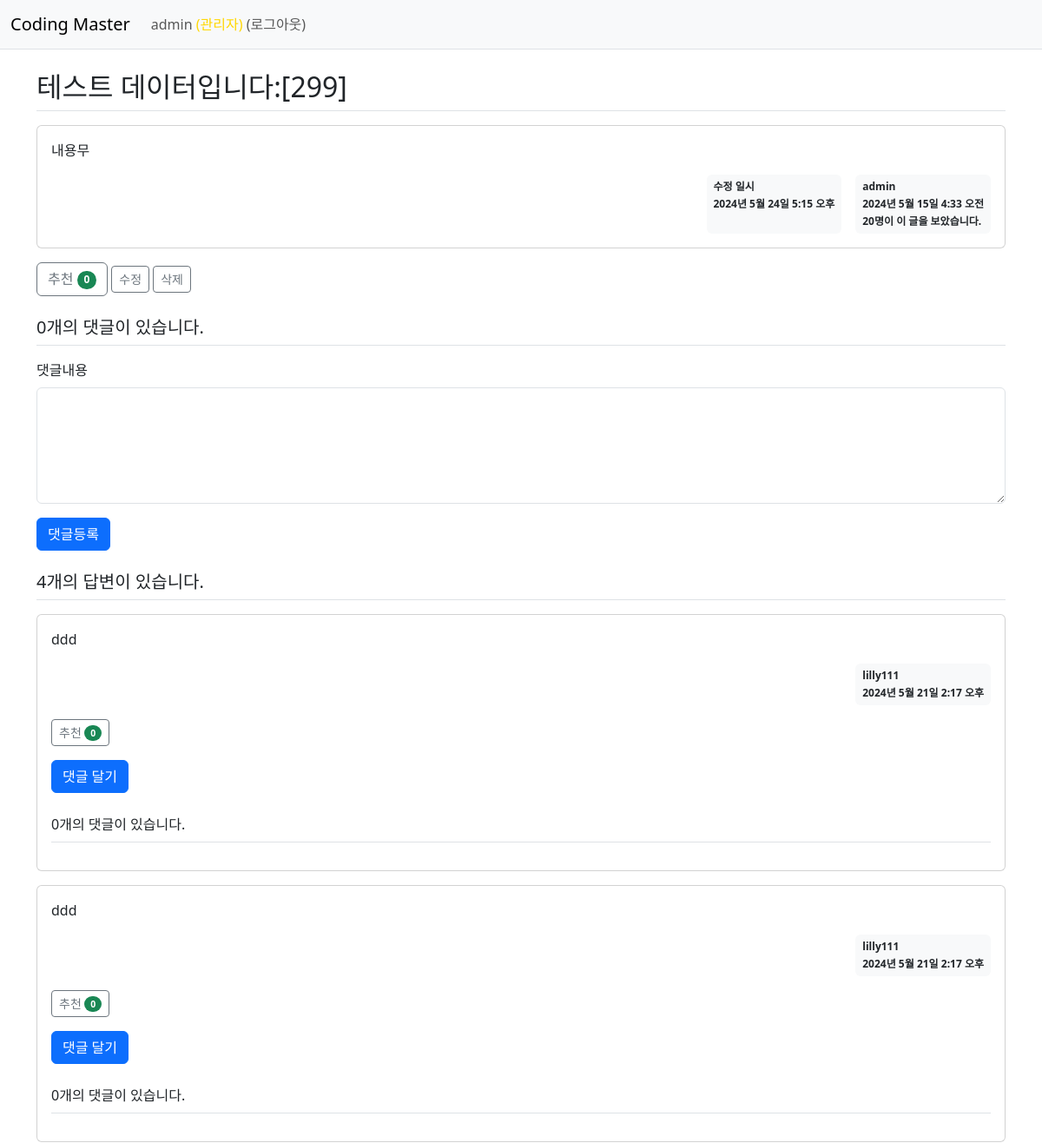
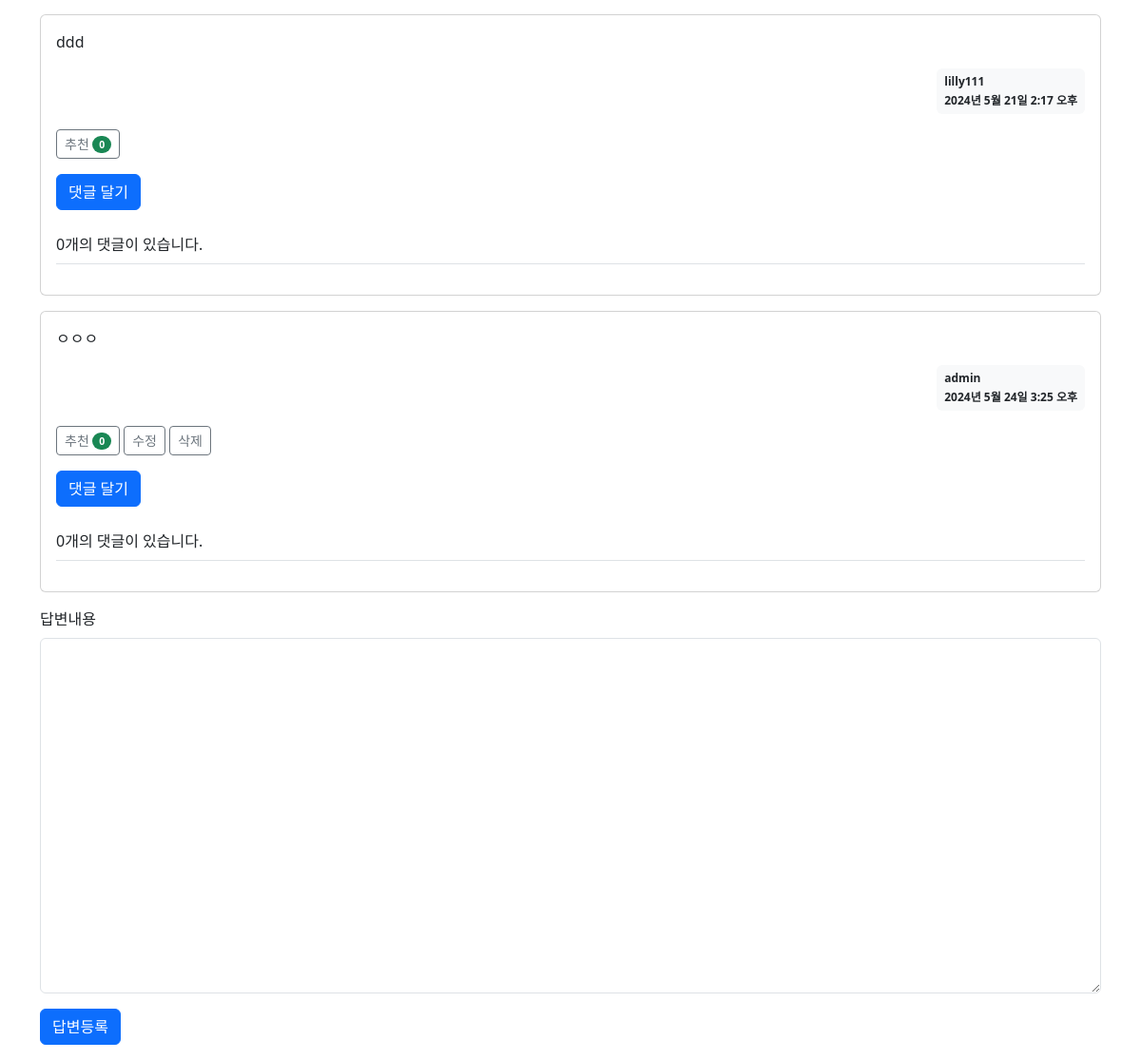
The app's page /cmapp/answer/create/300/ (signed in) with its own data (2 pictures, top to bottom).
### cmapp/models.py (models this page shows, shortened)
class Question(models.Model):
    author = models.ForeignKey(User, on_delete=models.CASCADE, related_name='author_question')
    subject = models.CharField(max_length=200)
    content = models.TextField()
    create_date = models.DateTimeField()
    modify_date = models.DateTimeField(null=True, blank=True)
    voter = models.ManyToManyField(User, related_name='voter_question') #추천인
    views = models.PositiveIntegerField(default=0) #조회수
    imgs = models.ImageField(null=True, upload_to="", blank=True) #첨부파일 이미지
    planguage = models.ForeignKey(PLanguage, on_delete=models.CASCADE) # 프로그래밍 언어

class Answer(models.Model):
    author = models.ForeignKey(User, on_delete=models.CASCADE, related_name='author_answer')
    question = models.ForeignKey(Question, on_delete=models.CASCADE)
    content = models.TextField()
    create_date = models.DateTimeField()
    modify_date = models.DateTimeField(null=True, blank=True)
    voter = models.ManyToManyField(User, related_name='voter_answer') #추천인

### cmapp/views/answer_views.py (the view)
# urls.py: path('answer/create/<int:question_id>/', answer_views.answer_create, name='answer_create'), #답변 등록
@login_required(login_url='common:login')
def answer_create(request, question_id):
    question = get_object_or_404(Question, pk=question_id)
    if request.method == "POST":
        form = AnswerForm(request.POST)
        if form.is_valid():
            answer = form.save(commit=False) #임시 저장
            answer.author = request.user
            answer.create_date = timezone.now()
            answer.question = question
            answer.save()
            return redirect('{}#answer_{}'.format(resolve_url('cmapp:detail', question_id=question.id), answer.id))
    else:
        form = AnswerForm()
    context = {'question': question, 'form': form}
    return render(request, 'cmapp/question_detail.html', context)

### cmapp/forms.py
class AnswerForm(forms.ModelForm):
    prefix = 'answer'
    class Meta:
        model = Answer
        fields = ['content']
        labels = {
            'content': '답변내용',
        }

### cmapp/templatetags/cmapp_filter.py (called while the page is built)
@register.filter
def mark(value):
    extensions = ["nl2br", "fenced_code"]
    return mark_safe(markdown.markdown(value, extensions=extensions))

### templates/cmapp/question_detail.html (shortened to what this page needs)
{% extends 'base.html' %}
{% load cmapp_filter %}
{% block content %}
<div class="container my-3">
    <h2 class="border-bottom py-2">{{ question.subject }}</h2>
    <div class="card my-3">
        <div class="card-body">
            <div class="card-text">{{ question.content|mark }}</div>
            <div class="d-flex justify-content-end">
                {% if question.modify_date %}
                <div class="badge bg-light text-dark p-2 text-start mx-3">
                    <div class="mb-2">수정 일시</div>
                    <div>{{ question.modify_date }}</div>
                </div>
                {% endif %}
                <div class="badge bg-light text-dark p-2 text-start">
                    <div class="mb-2">{{ question.author.username }}</div>
                    <div class="mb-2">{{ question.create_date }}</div>
                    <div>{{ question.views }}명이 이 글을 보았습니다.</div>
                </div>
            </div>
        </div>
    </div>
    <div class="my-3">
        <a href="javascript:void(0)" data-uri="{% url 'cmapp:question_vote' question.id %}" class="recommend btn btn0sm btn-outline-secondary">추천
            <span class="badge rounded-pill bg-success">{{ question.voter.count }}</span>
        </a>
        {% if request.user == question.author %}
        <a href="{% url 'cmapp:question_modify' question.id %}" class="btn btn-sm btn-outline-secondary">수정</a>
        <a href="javascript:void(0)" class="delete btn btn-sm btn-outline-secondary" data-uri="{% url 'cmapp:question_delete' question.id %}">삭제</a>
        {% endif %}
    </div>
    <h5 class="border-bottom my-3 py-2">{{ question.comment_set.count }}개의 댓글이 있습니다.</h5>
    <form action="{% url 'cmapp:comment_create' question.id 0 0 %}" method="post" class="my-3">
        <div class="mb-3">
            <label for="comment-content" class="form-label">댓글내용</label>
            <textarea
            name="comment-content" id="comment-content" class="form-control" rows="5"></textarea>
        </div>
        <input type="submit" value="댓글등록" class="btn btn-primary">
    </form>
    <h5 class="border-bottom my-3 py-2">{{ question.answer_set.count }}개의 답변이 있습니다.</h5>
    {% for answer in question.answer_set.all %}
    <div class="card my-3">
        <div class="card-body">
            <div class="card-text">{{ answer.content|mark }}</div>
            <div class="d-flex justify-content-end">
                <div class="badge bg-light text-dark p-2 text-start">
                    <div class="mb-2">{{ answer.author.username }}</div>
                    <div>{{ answer.create_date }}</div>
                </div>
            </div>
            <div class="my-3">
                <a href="javascript:void(0)" data-uri="{% url 'cmapp:answer_vote' answer.id  %}"
               class="recommend btn btn-sm btn-outline-secondary">추천
                    <span class="badge rounded-pill bg-success">{{answer.voter.count}}</span>
                </a>
                {% if request.user == answer.author %}
                <a href="{% url 'cmapp:answer_modify' answer.id  %}"
                class="btn btn-sm btn-outline-secondary">수정</a>
                <a href="#" class="delete btn btn-sm btn-outline-secondary "
               data-uri="{% url 'cmapp:answer_delete' answer.id  %}">삭제</a>
                {% endif %}
            </div>
            <button onclick="show_comment_create('{% url 'cmapp:comment_create' question.id answer.id 0 %}', {{ answer.id|add:10000 }})" class="btn btn-primary" id = "comment_create_btn_{{ answer.id|add:10000 }}">댓글 달기</button>
            <div class="border-bottom my-3 py-2">{{ answer.comment_set.count }}개의 댓글이 있습니다.</div>
        </div>
    </div>
    {% endfor %}
    <form action="{% url 'cmapp:answer_create' question.id %}" method="post" class="my-3">
    <div class="mb-3">
        <label for="answer-content" class="form-label">답변내용</label>
        <textarea
        name="answer-content" id="answer-content" class="form-control" rows="15"></textarea>
    </div>
    <input type="submit" value="답변등록" class="btn btn-primary">
    </form>
</div>
{% endblock %}

### templates/navbar.html (shortened to what this page needs)
<nav class="navbar navbar-expand-lg navbar-light bg-light border-bottom">
    <div class="container-fluid">
        <a class="navbar-brand" href="{% url 'cmapp:index' %}">Coding Master</a>
        <div class="collapse navbar-collapse" id="navbarSupportedContent">
            <ul class="navbar-nav me-auto mb-2 mb-lg-0">
                <li class="nav-item">
                    {% if user.is_authenticated %}
                    <a class="nav-link" href="{% url 'common:logout' %}">
                        {{ user.username }}
                        {% if user.is_superuser %}
                        <span style="color: gold;">(관리자)</span>
                        {% endif %}
                        (로그아웃)
                    </a>
                    {% else %}
                    <a class="nav-link" href="{% url 'common:login' %}">로그인</a>
                    {% endif %}
                </li>
            </ul>
        </div>
    </div>
</nav>

### records on screen
Question: subject "테스트 데이터입니다:[299]", content|mark "내용무", modify_date "2024년 5월 24일 5:15 오후", author.username "admin", create_date "2024년 5월 15일 4:33 오전", views "20", voter.count "0", comment_set.count "0", answer_set.count "4"
Answer: content|mark "ddd", author.username "lilly111", create_date "2024년 5월 21일 2:17 오후", voter.count "0", comment_set.count "0"
Answer: content|mark "ddd", author.username "lilly111", create_date "2024년 5월 21일 2:17 오후", voter.count "0", comment_set.count "0"
Answer: content|mark "ddd", author.username "lilly111", create_date "2024년 5월 21일 2:17 오후", voter.count "0", comment_set.count "0"
Answer: content|mark "ㅇㅇㅇ", author.username "admin", create_date "2024년 5월 24일 3:25 오후", voter.count "0", shows "수정", comment_set.count "0"

### other values on screen
{{ user.username }} "admin"
